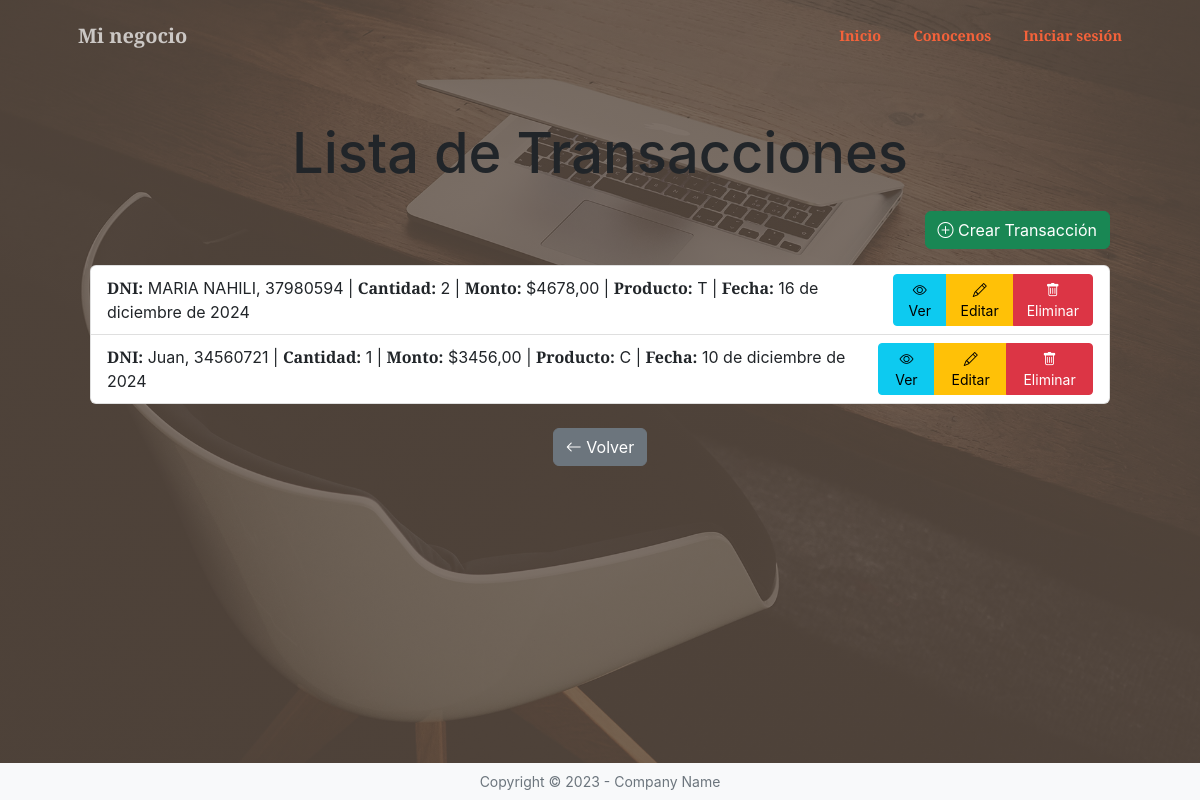
Page /minegocio/transaccion/list/ on the earlier database version.
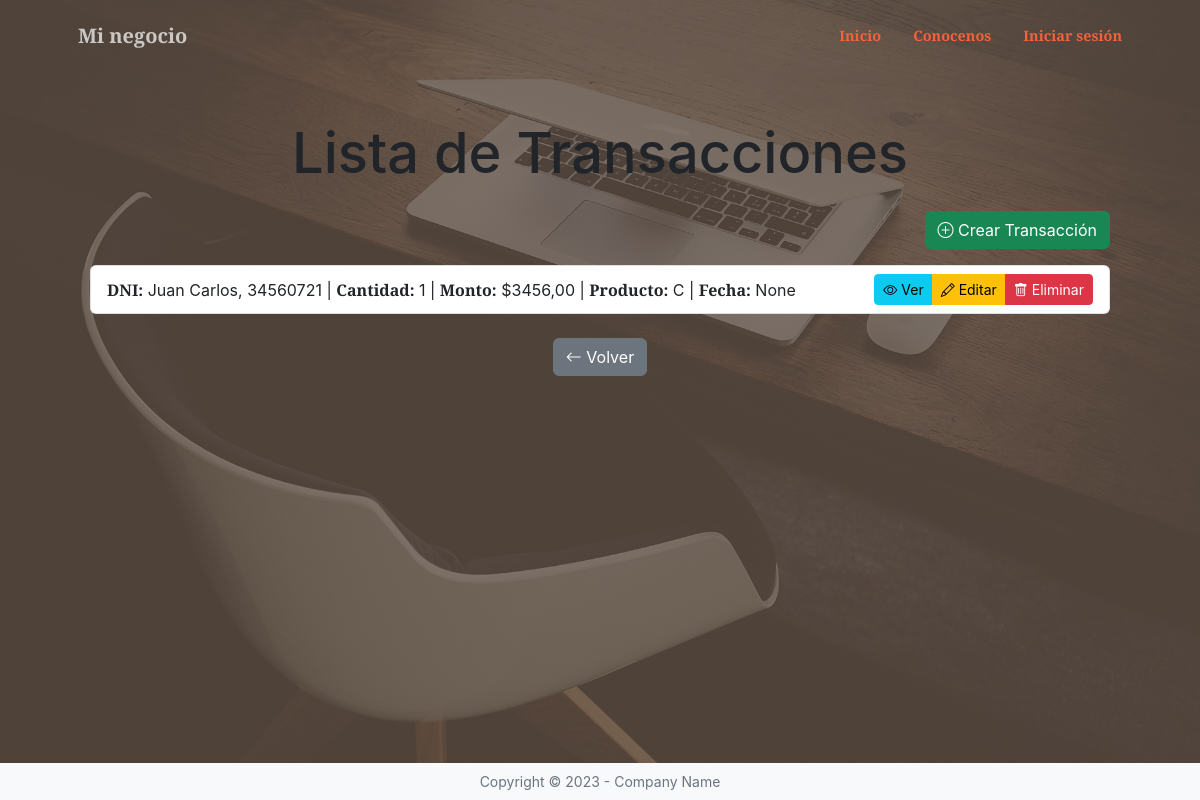
Same page on the later database version.
### minegocio/models.py (models this page shows, shortened)
class Transaccion(models.Model):
    dni = models.ForeignKey(Vendedor,on_delete=models.CASCADE)
    fecha = models.DateField(null=True,blank=True)
    cantidad = models.PositiveIntegerField()
    monto = models.DecimalField(max_digits=10,decimal_places=2)
    productos = [
        ("C", "Celulares"),
        ("AU", "Auriculares"),
        ("PE", "Pequeños electrodomésticos"),
        ("T", "Tablets")]
    producto = models.CharField(max_length=50, choices=productos, default="PE")

class Vendedor(models.Model):
    nombre = models.CharField(max_length=13)
    dni = models.PositiveIntegerField(unique=True)
    def __str__(self):
        return f"{self.nombre}, {self.dni}"

### minegocio/views.py (the view)
# urls.py: path("transaccion/list/", transaccion_list, name="transaccion_list"),
def transaccion_list(request):
    query = Transaccion.objects.all()
    context = {"object_list": query}
    return render(request, "minegocio/transaccion_list.html", context)

### minegocio/templates/minegocio/transaccion_list.html
{% extends 'core/base.html' %}
{% block content %}
<div class="container py-5">
    <h1 class="text-center mb-4">Lista de Transacciones</h1>
    <div class="text-end mb-3">
        <a href="{% url 'minegocio:transaccion_create' %}" class="btn btn-success">
            <i class="bi bi-plus-circle"></i> Crear Transacción
        </a>
    </div>
    <ul class="list-group">
        {% for object in object_list %}
            <li class="list-group-item d-flex justify-content-between align-items-center">
                <div>
                    <strong>DNI:</strong> {{ object.dni }} |
                    <strong>Cantidad:</strong> {{ object.cantidad }} |
                    <strong>Monto:</strong> ${{ object.monto }} |
                    <strong>Producto:</strong> {{ object.producto }} |
                    <strong>Fecha:</strong> {{ object.fecha }}
                </div>
                <div class="btn-group" role="group">
                    <a href="{% url 'minegocio:transaccion_detail' transaccion_id=object.id %}" class="btn btn-info btn-sm">
                        <i class="bi bi-eye"></i> Ver
                    </a>
                    <a href="{% url 'minegocio:transaccion_edit' object.id %}" class="btn btn-warning btn-sm">
                        <i class="bi bi-pencil"></i> Editar
                    </a>
                    <a href="{% url 'minegocio:transaccion_delete' object.id %}" class="btn btn-danger btn-sm">
                        <i class="bi bi-trash"></i> Eliminar
                    </a>
                </div>
            </li>
        {% endfor %}
    </ul>
    <div class="text-center mt-4">
        <a href="{% url 'minegocio:index' %}" class="btn btn-secondary">
            <i class="bi bi-arrow-left"></i> Volver
        </a>
    </div>
</div>
{% endblock content %}

Differences in the rows shown:
removed Transaccion: dni "MARIA NAHILI, 37980594", cantidad "2", monto "4678,00", producto "T", fecha "16 de diciembre de 2024"
changed Transaccion: dni "Juan, 34560721" → "Juan Carlos, 34560721"; fecha "10 de diciembre de 2024" → "None"
